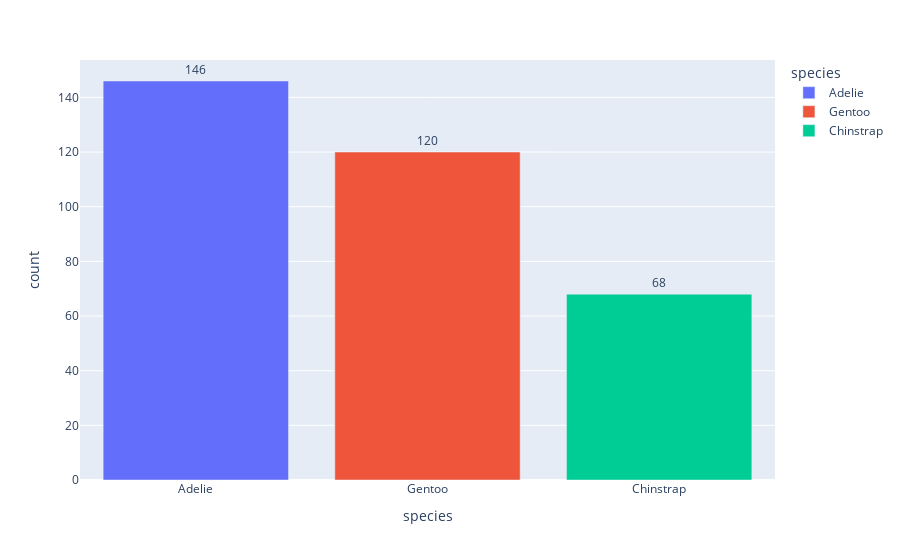

The notebook cell saved with this chart:
### Code cell
species_count = df['species'].value_counts().reset_index()
species_count.columns = ['species', 'count']

fig = px.bar(species_count, x='species', y='count', text='count', color='species')

fig.update_traces(texttemplate='%{text}', textposition='outside')

# ax = sns.countplot(x="species", data=df)
# ax.bar_label(ax.containers[0]);

### Figure 1 — Plotly figure (JSON) as saved in the notebook; plotly's stock layout.template omitted (floating-point values rounded to 4 significant figures)
{"data": [{"alignmentgroup": "True", "hovertemplate": "species=%{x}<br>count=%{text}<extra></extra>", "legendgroup": "Adelie", "marker": {"color": "#636efa", "pattern": {"shape": ""}}, "name": "Adelie", "offsetgroup": "Adelie", "orientation": "v", "showlegend": true, "text": [146], "textposition": "outside", "texttemplate": "%{text}", "type": "bar", "x": ["Adelie"], "xaxis": "x", "y": [146], "yaxis": "y"}, {"alignmentgroup": "True", "hovertemplate": "species=%{x}<br>count=%{text}<extra></extra>", "legendgroup": "Gentoo", "marker": {"color": "#EF553B", "pattern": {"shape": ""}}, "name": "Gentoo", "offsetgroup": "Gentoo", "orientation": "v", "showlegend": true, "text": [120], "textposition": "outside", "texttemplate": "%{text}", "type": "bar", "x": ["Gentoo"], "xaxis": "x", "y": [120], "yaxis": "y"}, {"alignmentgroup": "True", "hovertemplate": "species=%{x}<br>count=%{text}<extra></extra>", "legendgroup": "Chinstrap", "marker": {"color": "#00cc96", "pattern": {"shape": ""}}, "name": "Chinstrap", "offsetgroup": "Chinstrap", "orientation": "v", "showlegend": true, "text": [68], "textposition": "outside", "texttemplate": "%{text}", "type": "bar", "x": ["Chinstrap"], "xaxis": "x", "y": [68], "yaxis": "y"}], "layout": {"barmode": "relative", "legend": {"title": {"text": "species"}, "tracegroupgap": 0}, "margin": {"t": 60}, "xaxis": {"anchor": "y", "categoryarray": ["Adelie", "Gentoo", "Chinstrap"], "categoryorder": "array", "domain": [0, 1], "title": {"text": "species"}}, "yaxis": {"anchor": "x", "domain": [0, 1], "title": {"text": "count"}}}}
